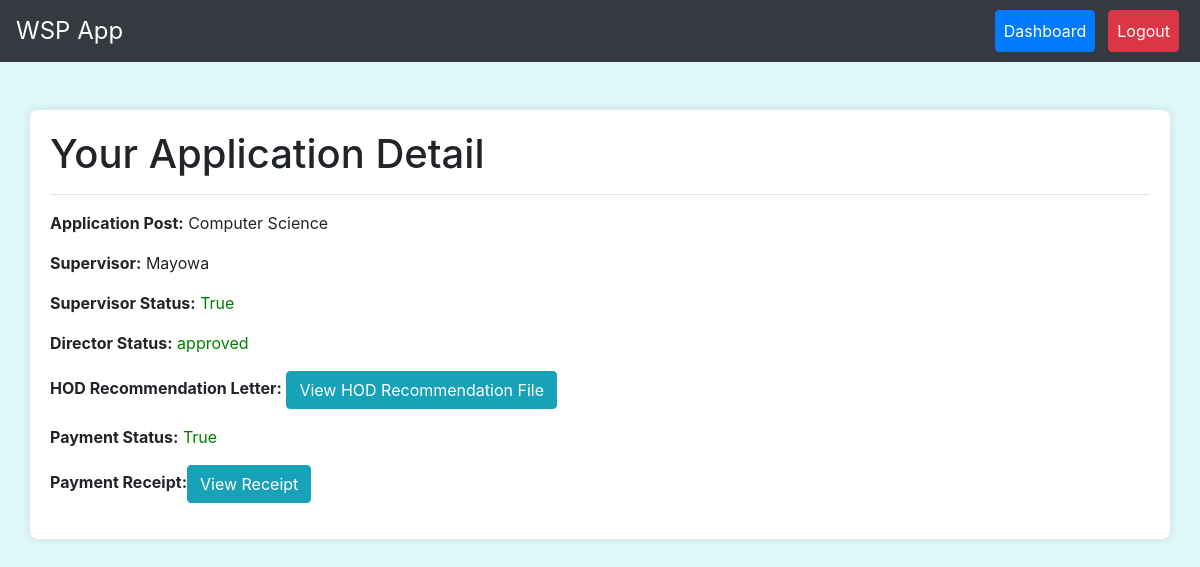
The app's page /application/2/ (signed in) with its own data.
### workapp/models.py (models this page shows, shortened)
class StudentApplication(models.Model):
    student = models.ForeignKey(User, on_delete=models.CASCADE, related_name='applications', null=True)
    posting_place = models.ForeignKey(PostingPlace, on_delete=models.CASCADE)
    STATUS_CHOICES = [
        ('pending', 'Pending'),
        ('approved', 'Approved'),
        ('rejected', 'Rejected'),
    ]
    status = models.CharField(max_length=10, choices=STATUS_CHOICES, default='pending')
    supervisor_status = models.CharField(max_length=10, null=True, choices=STATUS_CHOICES, default='pending')
    director_approval = models.BooleanField(default=False)
    supervisor_approval = models.BooleanField(default=False, null=True)
    work_completed = models.BooleanField(default=False, null=True, blank=True)
    payment_status = models.BooleanField(default=False, null=True, blank=True)
    payment_receipt = models.ImageField(upload_to='receipts/', default=default_receipt, null=True, blank=True)
    start_date = models.DateField(null=True, blank=True)
    end_date = models.DateField(null=True, blank=True)
    student_photo = models.ImageField(upload_to='student_photos/', default=default_student_photo, null=True, blank=True)
    hod_recommendation_letter = models.FileField(upload_to='hod_signatures/', default=default_hod_signature, null=True, blank=True)
    room_number = models.CharField(max_length=20, null=True, blank=True)
    cgpa = models.DecimalField(max_digits=4, decimal_places=2, null=True, blank=True)
    year_of_study = models.IntegerField(null=True, blank=True)
    reason_for_desiring_to_work = models.TextField(null=True, blank=True)
    signature = models.FileField(upload_to='signatures/', default=default_signature, null=True, blank=True)
    area_of_interest = models.CharField(max_length=255, null=True, blank=True)
    date_signed = models.DateField(null=True, blank=True)
    class Meta:
        ordering = [Case(
            When(status='pending', then=Value(0)),
            When(status='approved', then=Value(1)),
            When(status='rejected', then=Value(2)),
            output_field=IntegerField(),
        )]

class PostingPlace(models.Model):
    name = models.CharField(max_length=100)
    location = models.CharField(max_length=100, null=True, blank=True, default='School Campus')
    supervisor = models.ForeignKey(User, on_delete=models.SET_NULL, null=True, blank=True)
    def __str__(self):
        return self.name

class User(AbstractUser):
    ROLE_CHOICES = (
        ('student', 'Student'),
        ('director', 'Director'),
        ('supervisor', 'Supervisor'),
    )
    role = models.CharField(max_length=10, choices=ROLE_CHOICES)
    username = models.CharField(max_length=20, null=True, blank=True, unique=False, default='new_user')
    matric_number = models.CharField(max_length=20, null=True, blank=True, unique=True)
    staff_id = models.CharField(max_length=10, null=True, blank=True, unique=True)
    email = models.EmailField(null=True, blank=False, unique=True)
    department = models.CharField(max_length=100, null=True, blank=False)
    course_of_study = models.CharField(max_length=100, null=True, blank=False)
    faculty = models.CharField(max_length=100, null=True, blank=True, default='Science')
    specialization = models.CharField(max_length=100, null=True, blank=True)
    first_name = models.CharField(max_length=100)
    last_name = models.CharField(max_length=100)
    phone_number = models.CharField(max_length=12, null=True, blank=True, default='08012345678')
    contact_address = models.TextField(null=True, blank=True, default='Ogun State')
    date_of_birth = models.DateField(null=True, blank=True)
    GENDER_CHOICES = [
        ('M', 'Male'),
        ('F', 'Female')
    ]
    gender = models.CharField(max_length=1, choices=GENDER_CHOICES, null=True, blank=True)
    registration_date = models.DateField(default=date.today)
    def __str__(self):
        return f'{self.first_name} {self.last_name}'
    class Meta:
        ordering = ['-registration_date']

### workapp/views.py (the view)
# urls.py: path('application/<int:application_id>/', views.application_detail, name='application_detail'),
@login_required
def application_detail(request, application_id):
    application = get_object_or_404(StudentApplication, id=application_id, student=request.user)
    director = User.objects.filter(role='director')
    supervisor_name = application.posting_place.supervisor.first_name if application.posting_place.supervisor else 'Supervisor not found!'
    return render(request, 'application_detail.html', {'application': application, 'supervisor_name': supervisor_name, 'director':director})

### workapp/templates/application_detail.html (shortened to what this page needs)
{% extends 'base.html' %}
{% load crispy_forms_tags %}
{% block content %}
    <h1>Your Application Detail</h1> <hr>
    <p><strong>Application Post:</strong> {{ application.posting_place }}</p>
    <p><strong>Supervisor:</strong> {{ supervisor_name }}</p>
    {% if application.supervisor_approval == 'False' %}
        <p><strong>Supervisor Status:</strong>
            <span style="color:red;">{{ application.status }}</span> | <a class="btn btn-info" href="mailto:{{director.email}}">Contact supervisor</a>
    {% else %}
        <p><strong>Supervisor Status:</strong> <span style="color:green;"> {{ application.supervisor_approval }}</span>
    </p>
    {% endif %}
    {% if application.status == 'rejected' %}
        <p><strong>Director Status:</strong>
            <span style="color:red;">{{ application.status }}</span> | <a class="btn btn-info" href="mailto:{{director.email}}">Contact director</a>
    {% elif application.status == 'pending' %}
        <p><strong>Director Status:</strong> <span style="color:gray;"> {{ application.status }}</span>
    {% else %}
        <p><strong>Director Status:</strong><span style="color:green;"> {{ application.status }}</span>
        <p><strong>HOD Recommendation Letter:</strong>
        {% if application.hod_recommendation_letter %}
        <a class="btn btn-info" href="{{ application.hod_recommendation_letter.url }}" target="_blank">View HOD Recommendation File</a>
        {% else %}
            <p>No HOD recommendation letter uploaded.</p>
        {% endif %}
    </p>
    <p><strong>Payment Status:</strong>
        {% if application.payment_status %} <span style="color:green;">{{ application.payment_status }}</span>{% else %}
         <span style="color:red;">False</span>{% endif %}
    </p>
    <div>
        {% if application.payment_status %}
            <p><strong>Payment Receipt:</strong><a class="btn btn-info" href="{{ application.payment_receipt.url }}" target="_blank">View Receipt</a></p>
        {% else %}
            <p> <strong>Payment Receipt:</strong><span style="color:red;"> No receipt found!</span></p>
        {% endif %}
    </div>
    {% endif %}
 {% endblock %}

### workapp/templates/base.html (style rules this page uses)
body { background-color: #e0f7fa; }

### records on screen
StudentApplication: posting_place "Computer Science", supervisor_approval "True", status "approved", payment_status "True"
User: first_name "Mayowa"
